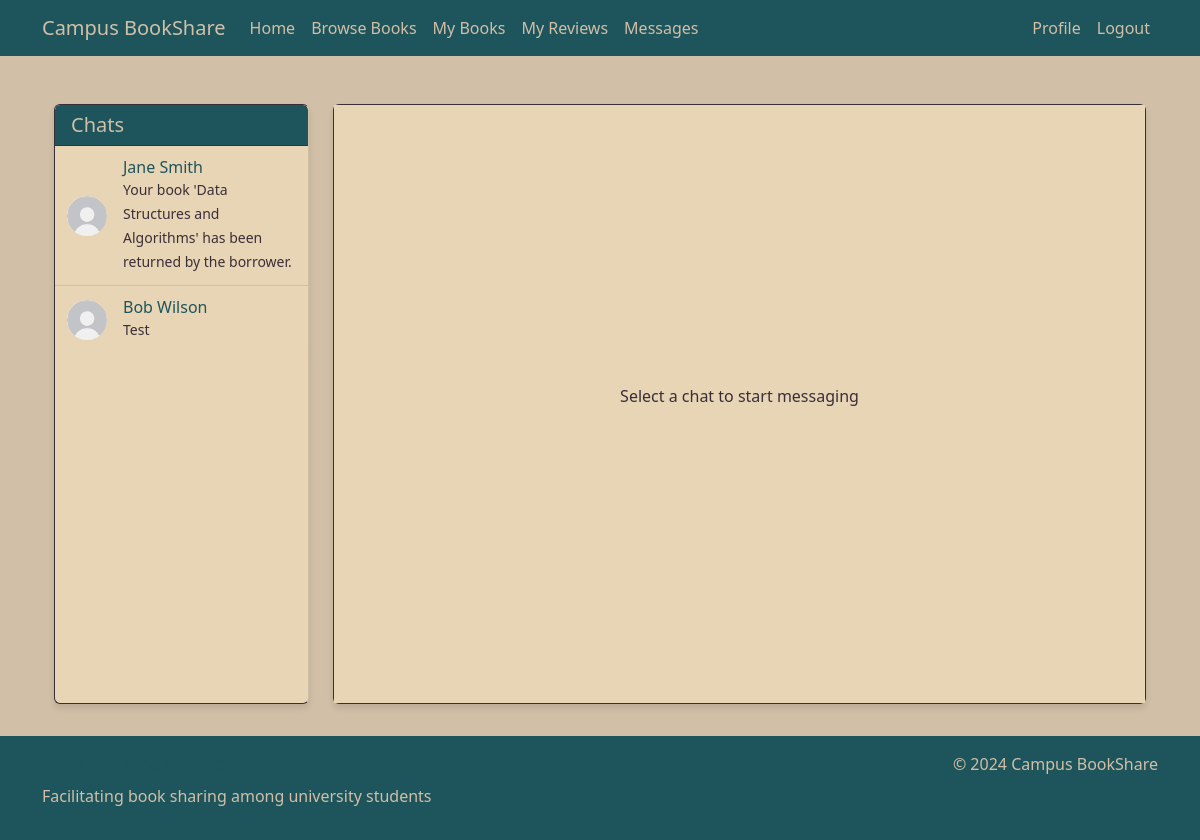
Page /messages?message_id=9 (signed in) on the earlier database version.
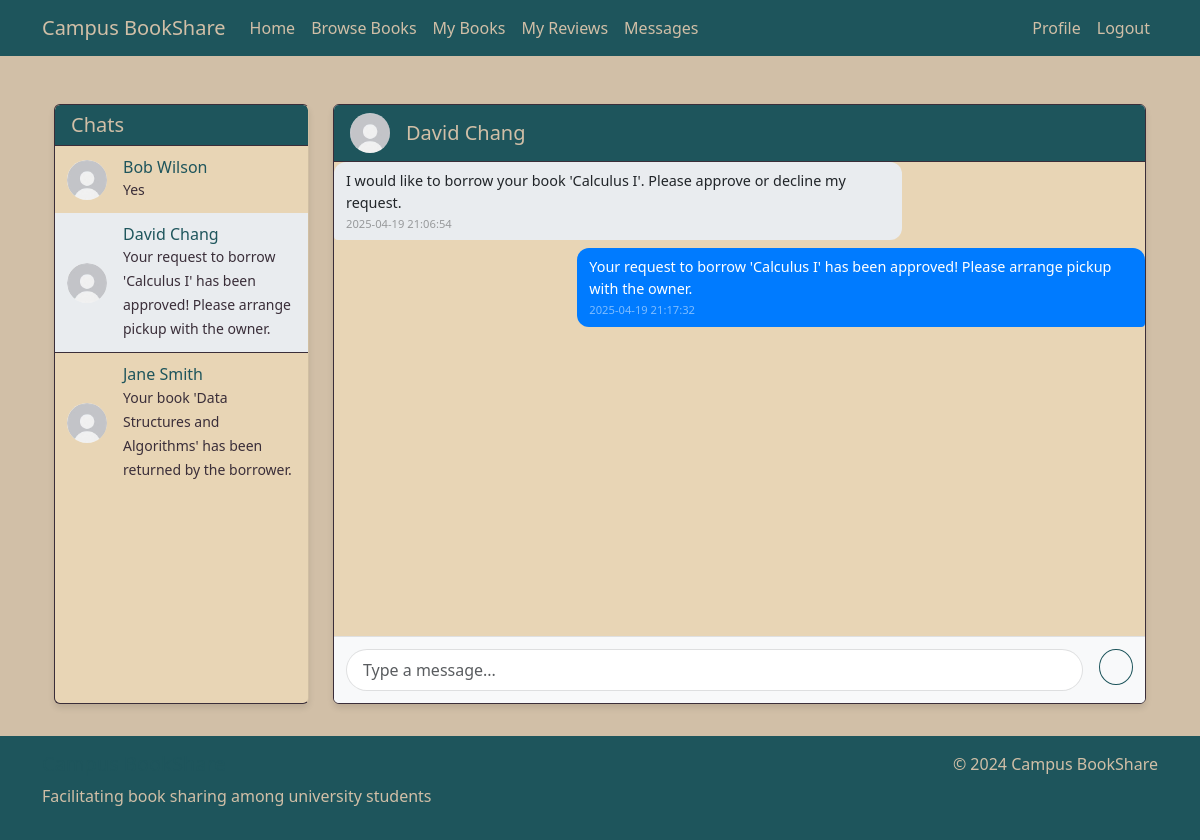
Same page on the later database version.
### tables this page shows
CREATE TABLE Users (
        user_id INTEGER PRIMARY KEY AUTOINCREMENT,
        name TEXT NOT NULL,
        email TEXT NOT NULL UNIQUE,
        password TEXT NOT NULL,
        profile_image TEXT,
        location TEXT
    );

CREATE TABLE Messages (
        message_id INTEGER PRIMARY KEY AUTOINCREMENT,
        sender_id INTEGER,
        receiver_id INTEGER,
        content TEXT NOT NULL,
        timestamp TEXT NOT NULL,
        FOREIGN KEY (sender_id) REFERENCES Users(user_id),
        FOREIGN KEY (receiver_id) REFERENCES Users(user_id)
    );

### app.py (the view)
@app.route('/messages')
@login_required
def messages():
    conn = get_db_connection()
    chats = conn.execute('''
        SELECT DISTINCT u.user_id, u.name, u.profile_image,
               (SELECT m.message_id
                FROM Messages m
                WHERE (m.sender_id = ? AND m.receiver_id = u.user_id)
                   OR (m.sender_id = u.user_id AND m.receiver_id = ?)
                ORDER BY m.timestamp DESC
                LIMIT 1) as last_message_id,
               (SELECT m.content
                FROM Messages m
                WHERE (m.sender_id = ? AND m.receiver_id = u.user_id)
                   OR (m.sender_id = u.user_id AND m.receiver_id = ?)
                ORDER BY m.timestamp DESC
                LIMIT 1) as last_message_preview
        FROM Messages m
        JOIN Users u ON (m.sender_id = u.user_id AND m.receiver_id = ?)
                    OR (m.sender_id = ? AND m.receiver_id = u.user_id)
        WHERE u.user_id != ?
        GROUP BY u.user_id
        ORDER BY last_message_id DESC
    ''', (session['user_id'], session['user_id'],
          session['user_id'], session['user_id'],
          session['user_id'], session['user_id'],
          session['user_id'])).fetchall()
    current_chat_user = None
    chat_messages = []
    message_id = request.args.get('message_id', type=int)
    user_id = request.args.get('user_id', type=int)
    if user_id:
        current_chat_user = conn.execute('''
            SELECT user_id, name, profile_image
            FROM Users
            WHERE user_id = ?
        ''', (user_id,)).fetchone()
        if current_chat_user:
            chat_messages = conn.execute('''
                SELECT m.*,
                       sender.name as sender_name, sender.profile_image as sender_image,
                       receiver.name as receiver_name, receiver.profile_image as receiver_image
                FROM Messages m
                JOIN Users sender ON m.sender_id = sender.user_id
                JOIN Users receiver ON m.receiver_id = receiver.user_id
                WHERE (m.sender_id = ? AND m.receiver_id = ?)
                   OR (m.sender_id = ? AND m.receiver_id = ?)
                ORDER BY m.timestamp ASC
            ''', (session['user_id'], user_id, user_id, session['user_id'])).fetchall()
    elif message_id:
        message = conn.execute('''
            SELECT sender_id, receiver_id
            FROM Messages
            WHERE message_id = ? AND (sender_id = ? OR receiver_id = ?)
        ''', (message_id, session['user_id'], session['user_id'])).fetchone()
        if message:
            other_user_id = message['sender_id'] if message['sender_id'] != session['user_id'] else message['receiver_id']
            current_chat_user = conn.execute('''
                SELECT user_id, name, profile_image
                FROM Users
                WHERE user_id = ?
            ''', (other_user_id,)).fetchone()
            if current_chat_user:
                chat_messages = conn.execute('''
                    SELECT m.*,
                           sender.name as sender_name, sender.profile_image as sender_image,
                           receiver.name as receiver_name, receiver.profile_image as receiver_image
                    FROM Messages m
                    JOIN Users sender ON m.sender_id = sender.user_id
                    JOIN Users receiver ON m.receiver_id = receiver.user_id
                    WHERE (m.sender_id = ? AND m.receiver_id = ?)
                       OR (m.sender_id = ? AND m.receiver_id = ?)
                    ORDER BY m.timestamp ASC
                ''', (session['user_id'], other_user_id, other_user_id, session['user_id'])).fetchall()
    conn.close()
    return render_template('messages.html',
                         chats=chats,
                         current_chat_user=current_chat_user,
                         chat_messages=chat_messages)

### app.py (called while the page is built)
def get_db_connection():
    conn = sqlite3.connect('database.db')
    conn.row_factory = sqlite3.Row
    return conn

def login_required(f):
    @wraps(f)
    def decorated_function(*args, **kwargs):
        if 'user_id' not in session:
            flash('Please log in to access this page.', 'warning')
            return redirect(url_for('login'))
        return f(*args, **kwargs) # Returns original function if logged in
    return decorated_function

### templates/messages.html (shortened to what this page needs)
{% extends "base.html" %}
{% block content %}
<div class="container messages-container">
    <div class="row h-100">
        <div class="col-md-3 h-100">
            <div class="card messages-sidebar">
                <div class="card-header">
                    <h5 class="mb-0">Chats</h5>
                </div>
                <div class="list-group list-group-flush">
                    {% for chat in chats %}
                        <a href="{{ url_for('messages', message_id=chat.last_message_id) }}"
                           class="list-group-item list-group-item-action {% if chat.user_id == current_chat_user.user_id %}active{% endif %}">
                            <div class="d-flex align-items-center">
                                <img src="{{ chat.profile_image or url_for('static', filename='images/default-avatar.png') }}"
                                     class="rounded-circle me-3 profile-image-small"
                                     alt="{{ chat.name }}">
                                <div class="flex-grow-1">
                                    <div class="d-flex justify-content-between align-items-center">
                                        <h6 class="mb-0">{{ chat.name }}</h6>
                                    </div>
                                    <small class="text-muted">{{ chat.last_message_preview }}</small>
                                </div>
                            </div>
                        </a>
                    {% endfor %}
                </div>
            </div>
        </div>
        <div class="col-md-9 h-100">
            <div class="card messages-list">
                {% if current_chat_user %}
                    <div class="card-header d-flex justify-content-between align-items-center">
                        <div class="d-flex align-items-center">
                            <img src="{{ current_chat_user.profile_image or url_for('static', filename='images/default-avatar.png') }}"
                                 class="rounded-circle me-3 profile-image-small"
                                 alt="{{ current_chat_user.name }}">
                            <h5 class="mb-0">{{ current_chat_user.name }}</h5>
                        </div>
                    </div>
                    <div class="card-body chat-messages">
                        {% for message in chat_messages %}
                            <div class="message-bubble {% if message.sender_id == session['user_id'] %}sent{% else %}received{% endif %}">
                                <div class="message-content">
                                    {{ message.content }}
                                </div>
                                <small class="message-time">{{ message.timestamp }}</small>
                            </div>
                        {% endfor %}
                    </div>
                    <div class="card-footer">
                        <form action="{{ url_for('send_message') }}" method="POST" class="d-flex">
                            <input type="text" name="content" class="form-control me-2" placeholder="Type a message...">
                            <button type="submit" class="btn btn-outline-primary">
                            </button>
                        </form>
                    </div>
                {% else %}
                    <div class="card-body d-flex align-items-center justify-content-center">
                        <div class="text-center">
                            <p class="text-muted">Select a chat to start messaging</p>
                        </div>
                    </div>
                {% endif %}
            </div>
        </div>
    </div>
</div>
{% endblock %}

Differences in the rows shown:
shown differently, row unchanged: Users "Bob Wilson": last_message_preview "Test" → "Yes"; moves up the list
added Users: profile_image (placeholder picture), name "David Chang", last_message_preview "Your request to borrow 'Calculus I' has been approved! Please arrange pickup with the owner."
added Messages: content "I would like to borrow your book 'Calculus I'. Please approve or decline my request.", timestamp "2025-04-19 21:06:54"
added Messages: content "Your request to borrow 'Calculus I' has been approved! Please arrange pickup with the owner.", timestamp "2025-04-19 21:17:32"
Other differences:
text no longer shown: "Select a chat to start messaging"
